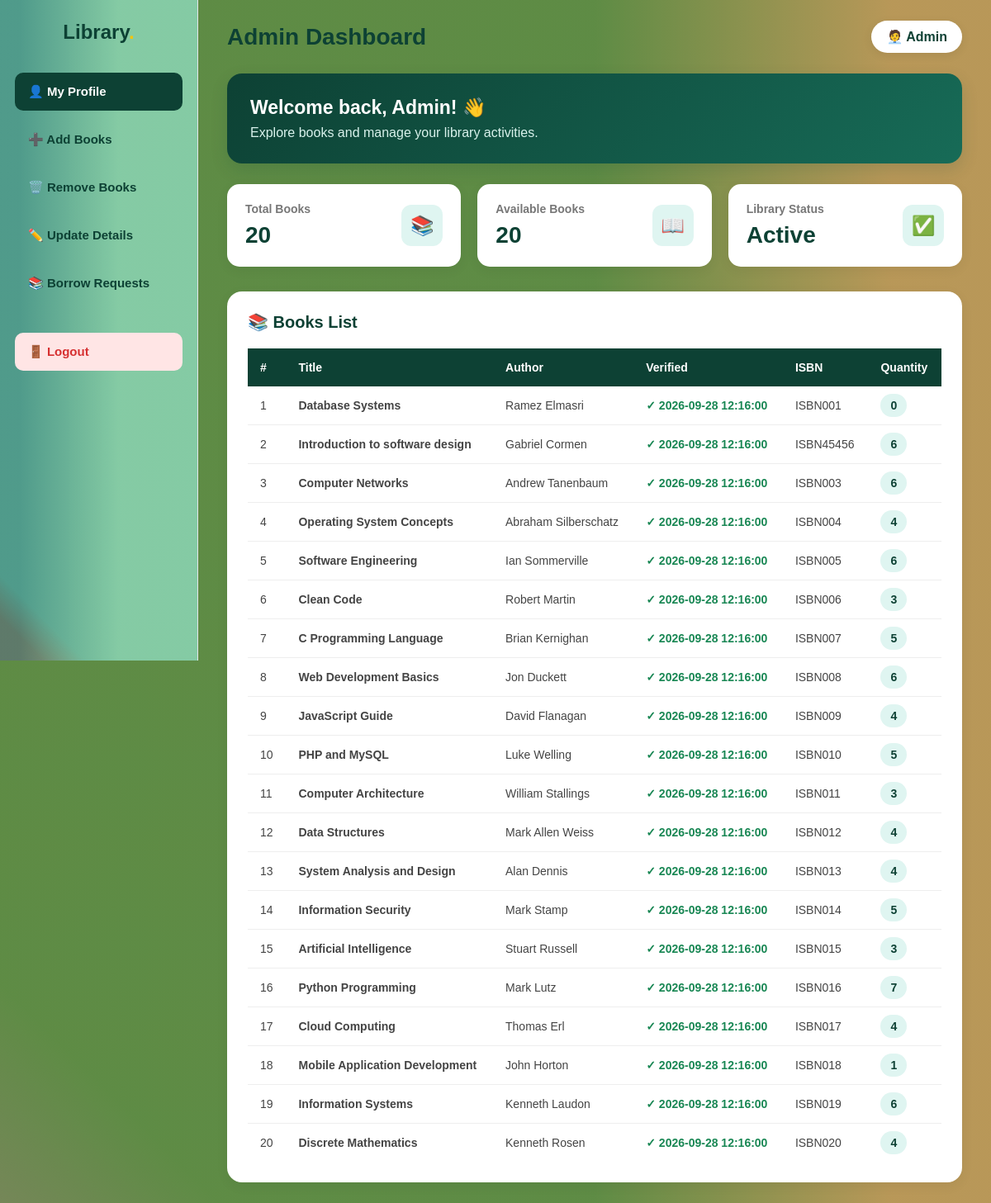
Screenshot of /admin/dashboard.php with the database file from the repository.
### tables this page shows
CREATE TABLE `book` (
  `book_id` int(11) NOT NULL,
  `book_name` varchar(150) NOT NULL,
  `author` varchar(100) NOT NULL,
  `created_at` timestamp NOT NULL DEFAULT current_timestamp(),
  `ISBN` varchar(30) NOT NULL,
  `quantity` int(11) NOT NULL DEFAULT 1
);

### admin/dashboard.php (the view, shortened to what this page needs)
<!DOCTYPE html>
<html lang="en">
<head>
</head>
<body>
<?php
include "../connection.php";
$sql = "SELECT * FROM book";
$result = mysqli_query($connection, $sql);
$total_books = mysqli_num_rows($result);
?>
<aside class="sidebar">
    <div class="logo">
        <h2>Library<span>.</span></h2>
    </div>
    <nav class="nav">
        <a href="profile.php" class="active">
            👤 My Profile
        </a>
        <a href="insert.php">
            ➕ Add Books
        </a>
        <a href="admin_delete.php">
            🗑️ Remove Books
        </a>
        <a href="adminlist.php">
            ✏️ Update Details
        </a>
        <a href="borrow_request.php">
            📚 Borrow Requests
        </a>
        <a href="exit.php" class="logout">
            🚪 Logout
        </a>
    </nav>
</aside>
<main class="main">
    <div class="topbar">
        <h1>Admin Dashboard</h1>
        <div class="admin">
            🧑‍💼 Admin
        </div>
    </div>
    <section class="welcome">
        <h2>Welcome back, Admin! 👋</h2>
        <p>
            Explore books and manage your library activities.
        </p>
    </section>
    <section class="cards">
        <div class="card">
            <div>
                <h3>Total Books</h3>
                <h2><?php echo $total_books; ?></h2>
            </div>
            <div class="card-icon">
                📚
            </div>
        </div>
        <div class="card">
            <div>
                <h3>Available Books</h3>
                <h2><?php echo $total_books; ?></h2>
            </div>
            <div class="card-icon">
                📖
            </div>
        </div>
        <div class="card">
            <div>
                <h3>Library Status</h3>
                <h2>Active</h2>
            </div>
            <div class="card-icon">
                ✅
            </div>
        </div>
    </section>
    <section class="table-container">
        <div class="table-header">
            <h2>📚 Books List</h2>
        </div>
        <table>
            <thead>
                <tr>
                    <th>#</th>
                    <th>Title</th>
                    <th>Author</th>
                    <th>Verified</th>
                    <th>ISBN</th>
                    <th>Quantity</th>
                </tr>
            </thead>
            <tbody>
            <?php
            $number = 1;
            while ($book = mysqli_fetch_assoc($result)) {
            ?>
                <tr>
                    <td>
                        <?php echo $number++; ?>
                    </td>
                    <td>
                        <strong>
                            <?php echo htmlspecialchars($book['book_name']); ?>
                        </strong>
                    </td>
                    <td>
                        <?php echo htmlspecialchars($book['author']); ?>
                    </td>
                    <td class="verified">
                        ✓ <?php echo htmlspecialchars($book['created_at']); ?>
                    </td>
                    <td>
                        <?php echo htmlspecialchars($book['ISBN']); ?>
                    </td>
                    <td>
                        <span class="quantity">
                            <?php echo htmlspecialchars($book['quantity']); ?>
                        </span>
                    </td>
                </tr>
            <?php } ?>
            </tbody>
        </table>
    </section>
</main>
</body>
</html>

### admin/dashboard.php (style rules this page uses)
* { margin: 0; padding: 0; box-sizing: border-box; font-family: Arial, Helvetica, sans-serif; }
body { color: #0d4134; background: linear-gradient( 45deg, rgba(201, 83, 29, 0.2) 0%, rgba(91, 126, 9, 0.36) 10% ), linear-gradient( 90deg, rgba(14, 92, 24, 0.66) 60%, rgba(223, 93, 33, 0.55) 90% ); }
.sidebar { background: linear-gradient( 45deg, rgba(175, 201, 29, 0.1) 5%, rgba(71, 230, 182, 0.36) 10% ), linear-gradient( 90deg, rgba(78, 92, 151, 0.56) 10%, rgba(228, 225, 224, 0.55) 60% ); position: fixed; left: 0; top: 0; width: 240px; height: 100vh; border-right: 1px solid #e5e7eb; padding: 25px 18px; z-index: 1000; }
.logo { text-align: center; margin-bottom: 35px; }
.logo h2 { color: #0d4134; font-size: 24px; }
.logo span { color: #f1c40f; }
.nav { display: flex; flex-direction: column; gap: 12px; }
.nav a { text-decoration: none; color: #0d4134; padding: 14px 16px; border-radius: 10px; font-size: 15px; font-weight: 600; transition: 0.3s; }
.nav a.active { background: #0d4134; color: white; }
.nav a.logout { margin-top: 25px; background: #ffe5e5; color: #d63031; }
.main { margin-left: 240px; min-height: 100vh; padding: 25px 35px; }
.topbar { display: flex; justify-content: space-between; align-items: center; margin-bottom: 25px; }
.topbar h1 { color: #0d4134; font-size: 28px; }
.admin { background: white; padding: 10px 18px; border-radius: 30px; box-shadow: 0 3px 12px rgba(0,0,0,0.08); font-weight: 600; }
.welcome { background: linear-gradient( 135deg, #0d4134, #176b57 ); color: white; border-radius: 18px; padding: 28px; margin-bottom: 25px; box-shadow: 0 8px 20px rgba(13,65,52,0.15); }
.welcome h2 { margin-bottom: 8px; font-size: 23px; }
.welcome p { color: #d9f2ec; }
.cards { display: grid; grid-template-columns: repeat(3, 1fr); gap: 20px; margin-bottom: 30px; }
.card { background: white; padding: 22px; border-radius: 15px; box-shadow: 0 4px 15px rgba(0,0,0,0.06); display: flex; justify-content: space-between; align-items: center; }
.card h3 { color: #777; font-size: 14px; margin-bottom: 8px; }
.card h2 { color: #0d4134; font-size: 28px; }
.card-icon { width: 50px; height: 50px; border-radius: 12px; display: flex; align-items: center; justify-content: center; font-size: 23px; background: #dff5f1; }
.table-container { background: white; border-radius: 18px; padding: 25px; box-shadow: 0 4px 15px rgba(0,0,0,0.06); overflow-x: auto; }
.table-header { display: flex; justify-content: space-between; align-items: center; margin-bottom: 20px; }
.table-header h2 { color: #0d4134; font-size: 20px; }
table { width: 100%; border-collapse: collapse; min-width: 700px; }
thead { background: #0d4134; }
th { color: white; padding: 15px; text-align: left; font-size: 14px; }
td { padding: 15px; border-bottom: 1px solid #eeeeee; color: #444; font-size: 14px; }
tbody tr:last-child td { border-bottom: none; }
.quantity { background: #dff5f1; color: #0d4134; padding: 6px 12px; border-radius: 20px; font-weight: bold; }
.verified { color: #198754; font-weight: 600; }

### rows the page displays
book: book_name "Database Systems", author "Ramez Elmasri", created_at "2026-09-28 12:16:00", ISBN "ISBN001", quantity "0"
book: book_name "Introduction to software design", author "Gabriel Cormen", created_at "2026-09-28 12:16:00", ISBN "ISBN45456", quantity "6"
book: book_name "Computer Networks", author "Andrew Tanenbaum", created_at "2026-09-28 12:16:00", ISBN "ISBN003", quantity "6"
book: book_name "Operating System Concepts", author "Abraham Silberschatz", created_at "2026-09-28 12:16:00", ISBN "ISBN004", quantity "4"
book: book_name "Software Engineering", author "Ian Sommerville", created_at "2026-09-28 12:16:00", ISBN "ISBN005", quantity "6"
book: book_name "Clean Code", author "Robert Martin", created_at "2026-09-28 12:16:00", ISBN "ISBN006", quantity "3"
book: book_name "C Programming Language", author "Brian Kernighan", created_at "2026-09-28 12:16:00", ISBN "ISBN007", quantity "5"
book: book_name "Web Development Basics", author "Jon Duckett", created_at "2026-09-28 12:16:00", ISBN "ISBN008", quantity "6"
book: book_name "JavaScript Guide", author "David Flanagan", created_at "2026-09-28 12:16:00", ISBN "ISBN009", quantity "4"
book: book_name "PHP and MySQL", author "Luke Welling", created_at "2026-09-28 12:16:00", ISBN "ISBN010", quantity "5"
book: book_name "Computer Architecture", author "William Stallings", created_at "2026-09-28 12:16:00", ISBN "ISBN011", quantity "3"
book: book_name "Data Structures", author "Mark Allen Weiss", created_at "2026-09-28 12:16:00", ISBN "ISBN012", quantity "4"
book: book_name "System Analysis and Design", author "Alan Dennis", created_at "2026-09-28 12:16:00", ISBN "ISBN013", quantity "4"
book: book_name "Information Security", author "Mark Stamp", created_at "2026-09-28 12:16:00", ISBN "ISBN014", quantity "5"
book: book_name "Artificial Intelligence", author "Stuart Russell", created_at "2026-09-28 12:16:00", ISBN "ISBN015", quantity "3"
book: book_name "Python Programming", author "Mark Lutz", created_at "2026-09-28 12:16:00", ISBN "ISBN016", quantity "7"
book: book_name "Cloud Computing", author "Thomas Erl", created_at "2026-09-28 12:16:00", ISBN "ISBN017", quantity "4"
book: book_name "Mobile Application Development", author "John Horton", created_at "2026-09-28 12:16:00", ISBN "ISBN018", quantity "1"
book: book_name "Information Systems", author "Kenneth Laudon", created_at "2026-09-28 12:16:00", ISBN "ISBN019", quantity "6"
book: book_name "Discrete Mathematics", author "Kenneth Rosen", created_at "2026-09-28 12:16:00", ISBN "ISBN020", quantity "4"

### other values shown
$total_books "20"
